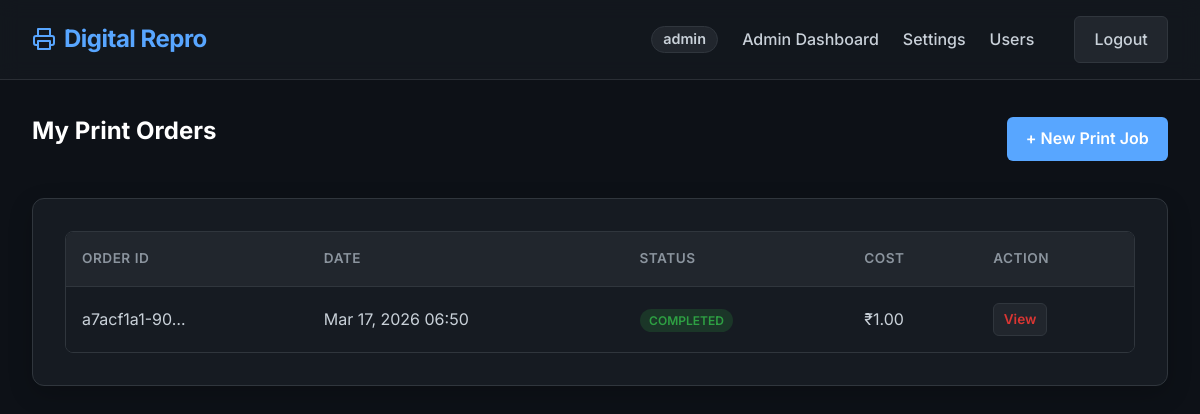
The app's page /orders/dashboard/ (signed in), older data.
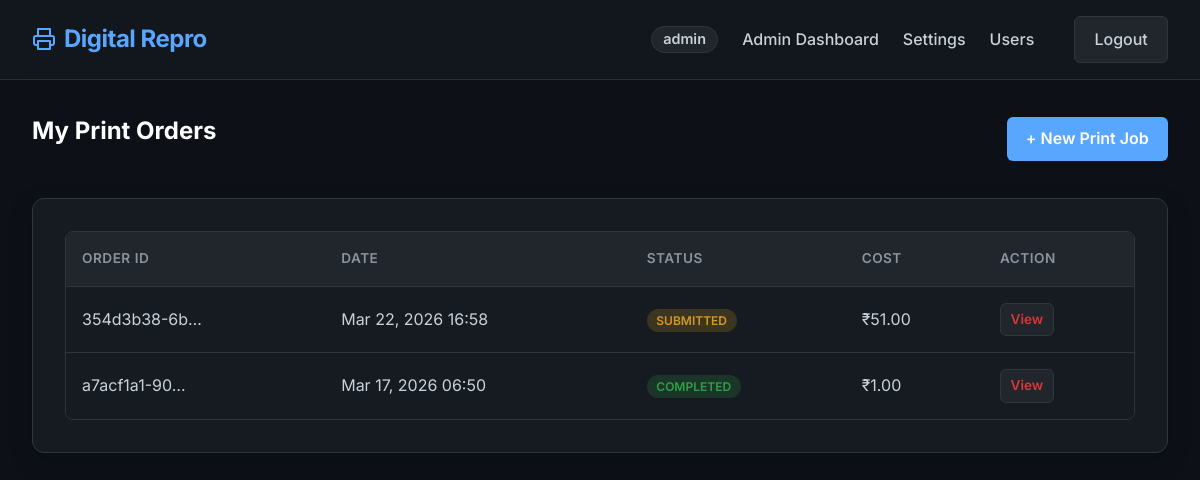
The same page, newer data.
### orders/models.py (models this page shows, shortened)
class Order(models.Model):
    STATUS_CHOICES = [
        ('Submitted', 'Submitted'),
        ('In Queue', 'In Queue'),
        ('Printing', 'Printing'),
        ('Ready for Pickup', 'Ready for Pickup'),
        ('Completed', 'Completed'),
        ('Cancelled', 'Cancelled'),
    ]
    id = models.UUIDField(primary_key=True, default=uuid.uuid4, editable=False)
    user = models.ForeignKey(User, on_delete=models.CASCADE, related_name='orders')
    status = models.CharField(max_length=20, choices=STATUS_CHOICES, default='Submitted')
    total_cost = models.DecimalField(max_digits=8, decimal_places=2, default=0.00)
    amount_paid = models.DecimalField(max_digits=8, decimal_places=2, default=0.00)
    is_fully_paid = models.BooleanField(default=False)
    created_at = models.DateTimeField(auto_now_add=True)
    updated_at = models.DateTimeField(auto_now=True)

### orders/views.py (the view)
# urls.py: path('dashboard/', views.student_dashboard_view, name='student_dashboard'),
@login_required
def student_dashboard_view(request):
    if not request.user.is_student:
        return redirect('admin_dashboard')
    orders = request.user.orders.all().order_by('-created_at')
    context = {'orders': orders}
    return render(request, 'orders/student_dashboard.html', context)

### templates/orders/student_dashboard.html (shortened to what this page needs)
{% extends 'base.html' %}
{% load static %}
{% block content %}
<div class="header" style="display: flex; justify-content: space-between; align-items: center; margin-bottom: 2rem;">
    <h2>My Print Orders</h2>
    <a href="{% url 'create_order' %}" class="btn btn-primary">+ New Print Job</a>
</div>
<div class="card">
    {% if orders %}
    <div class="table-container">
        <table>
            <thead>
                <tr>
                    <th>Order ID</th>
                    <th>Date</th>
                    <th>Status</th>
                    <th>Cost</th>
                    <th>Action</th>
                </tr>
            </thead>
            <tbody>
                {% for order in orders %}
                <tr>
                    <td>{{ order.id|truncatechars:12 }}</td>
                    <td>{{ order.created_at|date:"M d, Y H:i" }}</td>
                    <td>
                        <span class="badge
                            {% if order.status == 'Submitted' %}badge-pending
                            {% elif order.status == 'Printing' %}badge-printing
                            {% elif order.status == 'Completed' %}badge-completed
                            {% else %}badge-pending{% endif %}">
                            {{ order.status }}
                        </span>
                    </td>
                    <td>₹{{ order.total_cost }}</td>
                    <td>
                        <a href="{% url 'order_detail' order.id %}" class="btn btn-danger" style="padding: 0.3rem 0.6rem; font-size: 0.85rem;">View</a>
                    </td>
                </tr>
                {% endfor %}
            </tbody>
        </table>
    </div>
    {% endif %}
</div>
{% endblock %}

Row changes from the older to the newer data that the page shows:
added Order: id "354d3b38-6b…", created_at "Mar 22, 2026 16:58", status "SUBMITTED", total_cost "51.00"
